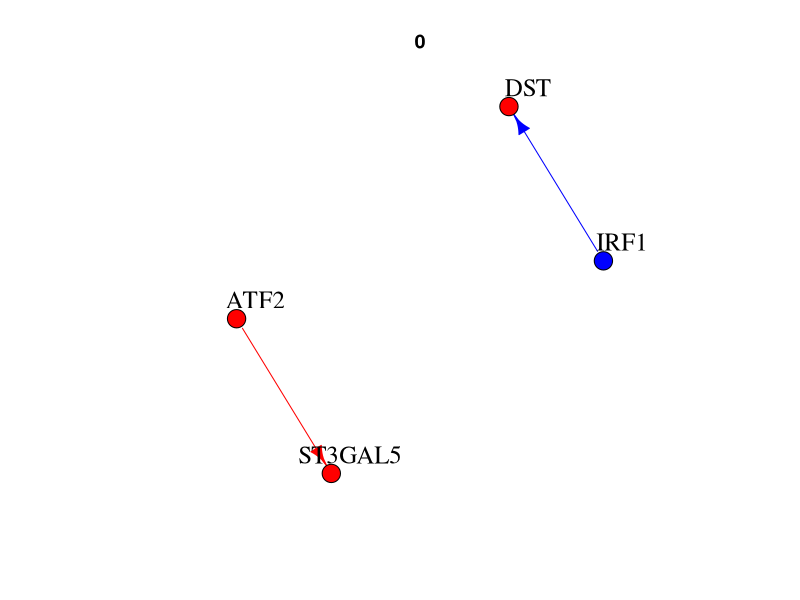

Write R code to recreate this figure. (Note: this script raises an error after producing the figure.)
library(stringr)
library(igraph)

top10=read.table('top10.txt',row.names=1,header=T)


cluster_list = unique(top10[,6])


pdf('GRAPH.pdf',width=10,height=10)


for(this_cluster in cluster_list){
    
    this_cluster_info=top10[which(top10[,6]==this_cluster),]
    
    NET = cbind(rep('tag',length(this_cluster_info[,1])),rep('tag',length(this_cluster_info[,1])))  
    EDGE_COLOR = c()
    NODE_COLOR = c()
    i=1
    while(i<=length(this_cluster_info[,1])){
        
        this_tftg_info = unlist(strsplit(as.character(this_cluster_info[i,7]), '.',fixed=TRUE))   
        this_tf=this_tftg_info[2]
        this_tg=this_tftg_info[4]
        this_mode=this_tftg_info[6]
        this_tg_exp=this_tftg_info[8]
        if(this_mode=='A'){EDGE_COLOR = c(EDGE_COLOR ,'red')}
        else{EDGE_COLOR = c(EDGE_COLOR ,'blue')}
        
        
        
        if(this_tg_exp=='HI'){NODE_COLOR = cbind(NODE_COLOR ,c(this_tg,'red'))}
        else{NODE_COLOR = cbind(NODE_COLOR ,c(this_tg,'blue'))}
        
        NODE_COLOR=as.matrix(NODE_COLOR)
        
        if(! this_tf %in% t(NODE_COLOR)[,1] ){ 
            if(this_tg_exp=='HI' & this_mode=='A'){ NODE_COLOR=cbind(NODE_COLOR ,c(this_tf, 'red'))}
            if(this_tg_exp=='LW' & this_mode=='A'){ NODE_COLOR=cbind(NODE_COLOR ,c(this_tf, 'blue'))}
            if(this_tg_exp=='HI' & this_mode=='R'){ NODE_COLOR=cbind(NODE_COLOR ,c(this_tf, 'blue'))}
            if(this_tg_exp=='LW' & this_mode=='R'){ NODE_COLOR=cbind(NODE_COLOR ,c(this_tf, 'red'))}
        }
        
        print(this_tftg_info)
        
        NET[i,1]=this_tf
        NET[i,2]=this_tg
        
        
        i=i+1}
    
    g <- make_graph(t(NET),directed = TRUE)    
    E(g)$color = EDGE_COLOR
    NODE_COLOR=t(as.matrix(NODE_COLOR))
    #node.color=setNames( t(NODE_COLOR)[,2],t(NODE_COLOR)[,1])
    
    NEW_NODE_COLOR=c()
    VG=as.character(V(g))
    for(vg in names(V(g))){     
        this_node_color= NODE_COLOR[which(NODE_COLOR[,1]==as.character(vg)),2]  
        V(g)[vg]$color<-this_node_color
        }
    
    
    plot(main=as.character(this_cluster), g, vertex.label.cex=1.5,edge.width=1, vertex.size=10, vertex.label.dist=2, vertex.label.color = "black")
      
    }
dev.off()




